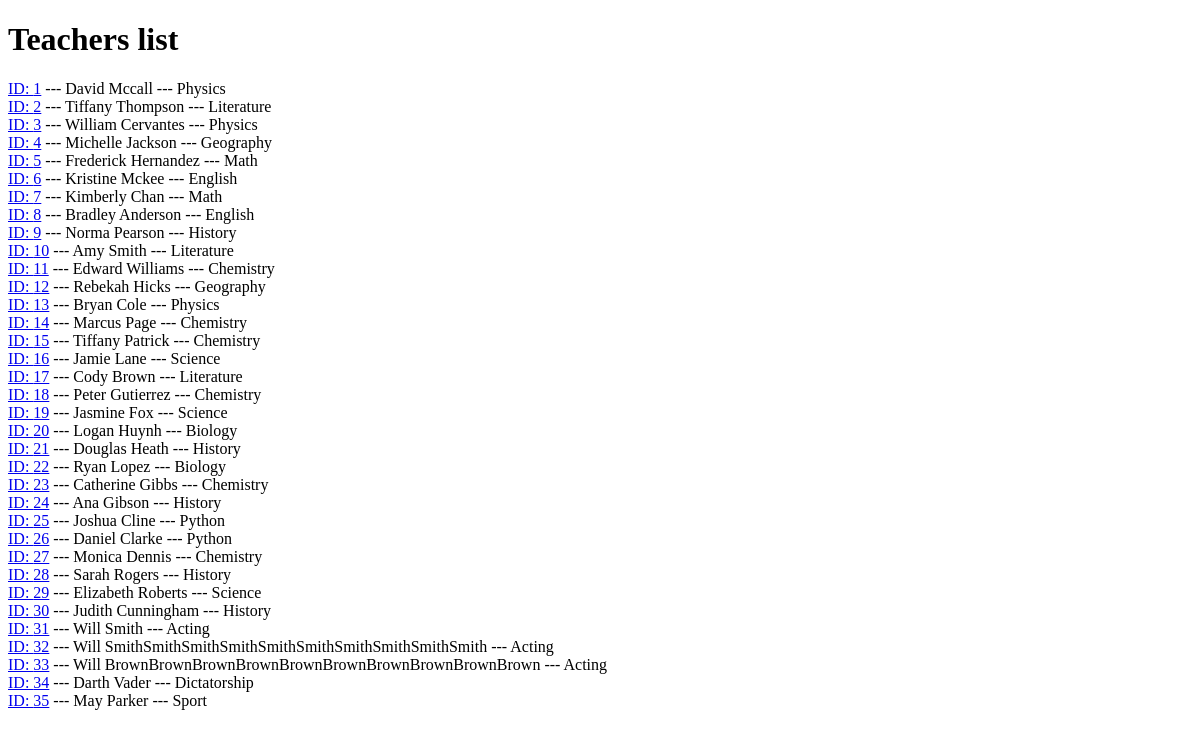
Before: /teachers/ with the older database file.
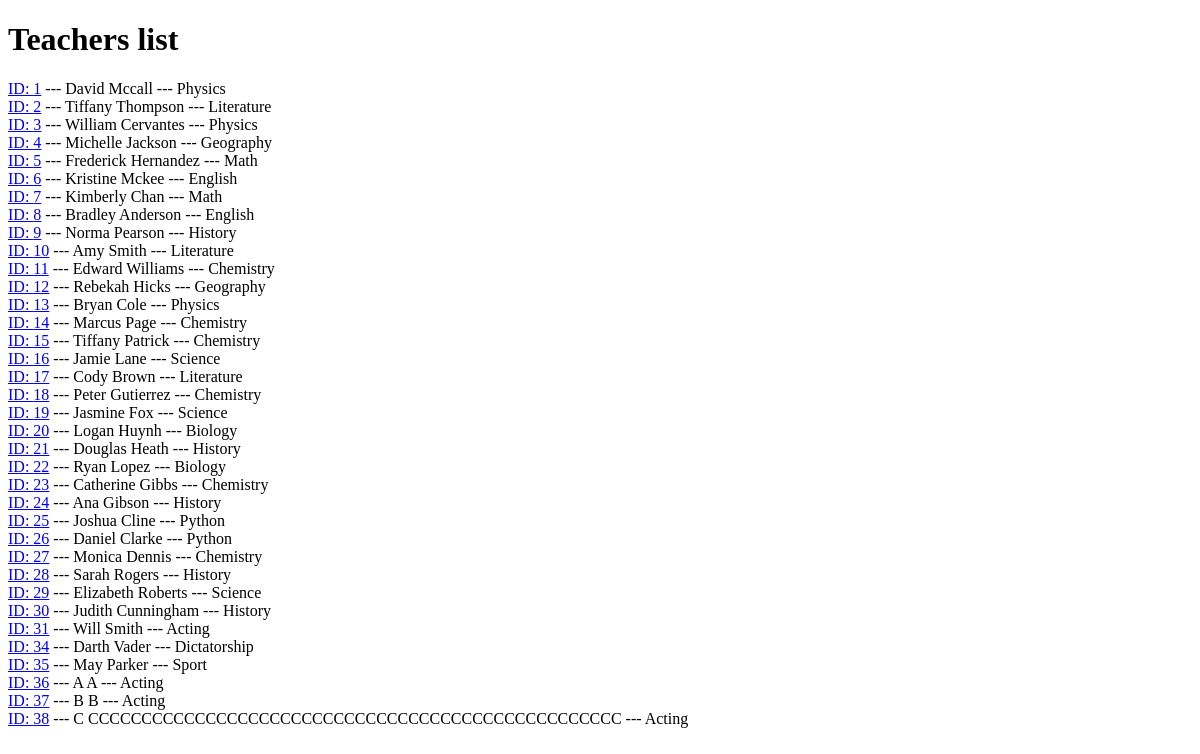
After: the same page with the newer database file.
### school/models.py (models this page shows)
class Teacher(models.Model):
    first_name = models.CharField(max_length=50, null=False)
    last_name = models.CharField(max_length=50, null=False)
    birthdate = models.DateField(null=False)
    subject = models.CharField(max_length=50)

### school/views.py (the view)
# urls.py: path("teachers/", views.teachers, name="teachers"),
def teachers(request):
    all_teachers = Teacher.objects.all()
    return render(request, "teachers.html", {"all_teachers": all_teachers})

### templates/teachers.html (shortened to what this page needs)
<!DOCTYPE html>
<html lang="en">
<head>
</head>
<body>
    <h1>Teachers list</h1>
        {% for teacher in all_teachers %}
            <a href="{% url "teacher edit" teacher.id %}">ID: {{ teacher.id }}</a>
            --- {{ teacher.first_name }} {{ teacher.last_name }} --- {{ teacher.subject }}<br>
        {% endfor %}
</body>
</html>

Changed rows visible on the page:
removed Teacher: id "32", first_name "Will", last_name "SmithSmithSmithSmithSmithSmithSmithSmithSmithSmith", subject "Acting"
removed Teacher: id "33", first_name "Will", last_name "BrownBrownBrownBrownBrownBrownBrownBrownBrownBrown", subject "Acting"
added Teacher: id "36", first_name "A", last_name "A", subject "Acting"
added Teacher: id "37", first_name "B", last_name "B", subject "Acting"
added Teacher: id "38", first_name "C", last_name "CCCCCCCCCCCCCCCCCCCCCCCCCCCCCCCCCCCCCCCCCCCCCCCCCC", subject "Acting"
